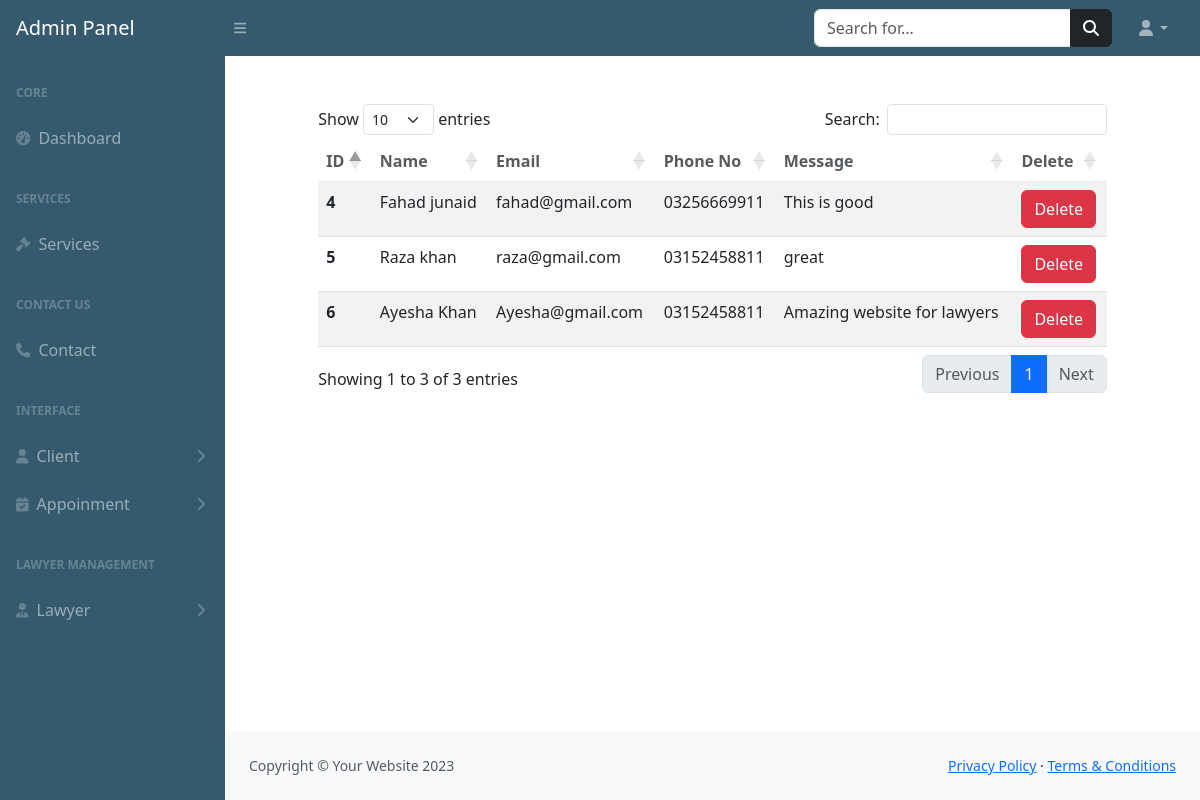
Screenshot of /admin-panel/viewcontact.php (signed in) with the database file from the repository.
### tables this page shows
CREATE TABLE `contact` (
  `id` int(255) NOT NULL,
  `name` varchar(255) NOT NULL,
  `email` varchar(255) NOT NULL,
  `phone` varchar(255) NOT NULL,
  `message` text NOT NULL
);

### admin-panel/viewcontact.php (the view, shortened to what this page needs)
<?php
include("includes/header.php");
include("includes/topbar.php");
include("includes/sidebar.php");
include("../config.php");
$select="SELECT *FROM `contact`";
$query=mysqli_query($connection,$select);
if (mysqli_num_rows($query)>0) {
?>
<div class="container mt-5">
<div class="row justify-content-center">
    <div class="col-xl-10 col-lg-12 col-md-9">
    <table id="example" class="table table-striped" style="width:100%">
        <thead class="bg-warning p-2 text-dark bg-opacity-10" style="opacity: 75%;">
            <tr>
            <th scope="col">ID</th>
            <th scope="col">Name</th>
            <th scope="col">Email</th>
            <th scope="col">Phone No</th>
            <th scope="col">Message</th>
            <th scope="col">Delete</th>
            </tr>
        </thead>
        <tbody>
            <?php
            while ($data=mysqli_fetch_assoc($query)) {
            ?>
            <tr>
            <th scope="row"><?php echo $data['id']?></th>
            <td><?php echo $data['name']?></td>
            <td><?php echo $data['email']?></td>
            <td><?php echo $data['phone']?></td>
            <td><?php echo $data['message']?></td>
            <td ><a href="deletecontact.php?id=<?php echo $data['id']?>"  class="btn btn-danger">Delete</a></td>
        </tr>
       <?php
}
}
            ?>
        </tbody>
    </table>
    </div>
</div>
</div>
<?php
include("includes/footer.php");
?>
</body>
</html>

### rows the page displays
contact: id "4", name "Fahad junaid", email "fahad@gmail.com", phone "03256669911", message "This is good"
contact: id "5", name "Raza khan", email "raza@gmail.com", phone "03152458811", message "great"
contact: id "6", name "Ayesha Khan", email "Ayesha@gmail.com", phone "03152458811", message "Amazing website for lawyers"
